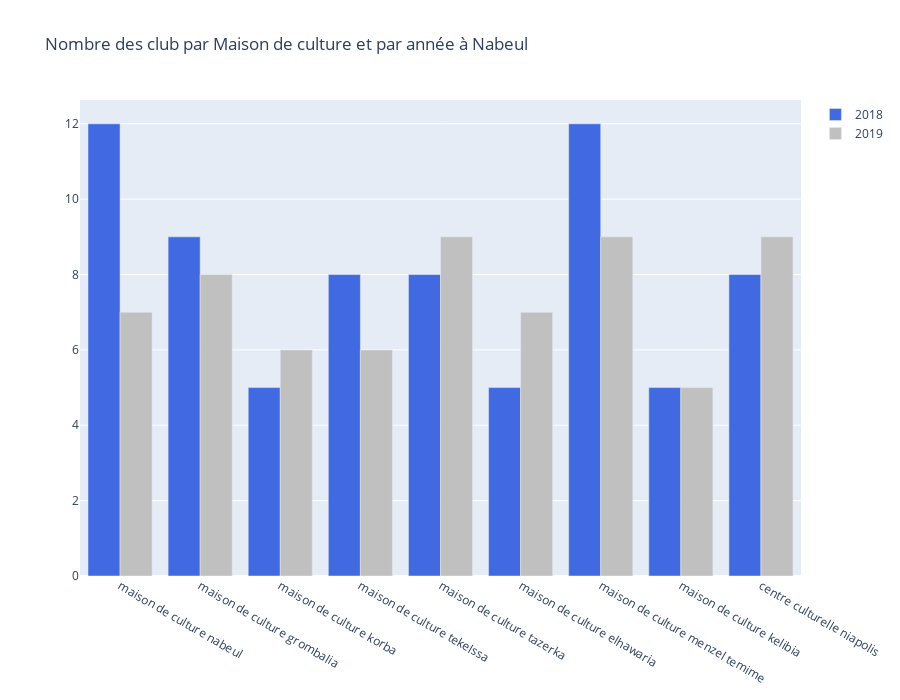

Notebook cell for this chart:
### Code cell
df22=pd.read_csv('donnes-annuels-sur-les-nombres-d-adherent-des-clubs--nabeul-2018-2019.csv')
df22
import pandas as pd
import plotly.graph_objects as go

fig = go.Figure()


fig = go.Figure(data=[
    go.Bar( name='2018',x=df22['Nom_maison _culture'], y=df22['Nbr_clubs_2018'],marker_color='royalblue'),
    go.Bar(name='2019',x=df22['Nom_maison _culture'], y=df22['Nbr_clubs_2019'],marker_color='Silver'),
])

fig.update_layout(barmode='group')
fig_5=fig.update_layout(title_text="Nombre des club par Maison de culture et par année à Nabeul" ,height =700)
fig_5.show()

### Figure 1 — Plotly figure (JSON) as saved in the notebook; plotly's stock layout.template omitted (floating-point values rounded to 4 significant figures)
{"data": [{"marker": {"color": "royalblue"}, "name": "2018", "type": "bar", "x": ["maison de culture nabeul", "maison de culture grombalia ", "maison de culture korba ", "maison de culture tekelssa ", "maison de culture tazerka ", "maison de culture elhawaria ", "maison de culture menzel temime ", "maison de culture kelibia ", "centre culturelle niapolis "], "y": [12, 9, 5, 8, 8, 5, 12, 5, 8]}, {"marker": {"color": "Silver"}, "name": "2019", "type": "bar", "x": ["maison de culture nabeul", "maison de culture grombalia ", "maison de culture korba ", "maison de culture tekelssa ", "maison de culture tazerka ", "maison de culture elhawaria ", "maison de culture menzel temime ", "maison de culture kelibia ", "centre culturelle niapolis "], "y": [7, 8, 6, 6, 9, 7, 9, 5, 9]}], "layout": {"barmode": "group", "height": 700, "title": {"text": "Nombre des club par Maison de culture et par année à Nabeul"}}}
